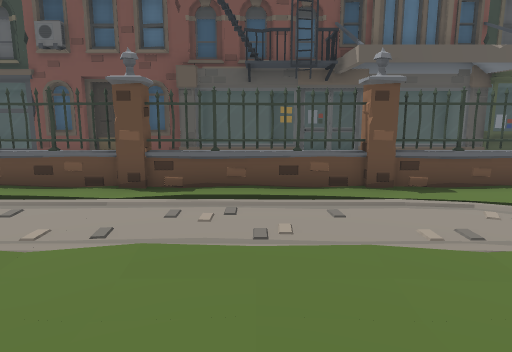
[1] (above)

22 first-person views from a walk through a scene from a Unity 3-D project. The camera is 1.5 m above the floor, tilts 10° down and sees 70° across. The floor is counted in squares, 1 m on a side. Each view is taken from the middle of a square. On the plan, view 1 faces up. The plan holds only what a view shows up to about 16 squares ahead; the rest is blank. The place goes on beyond the plan. The player character is not drawn.

[2]
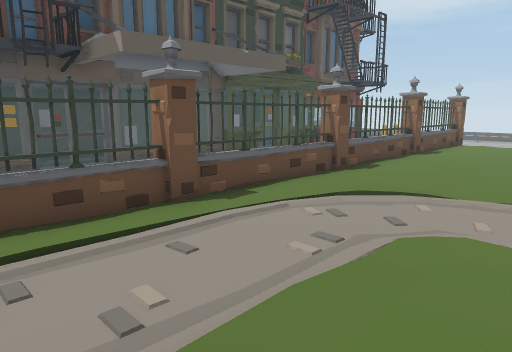

[3]
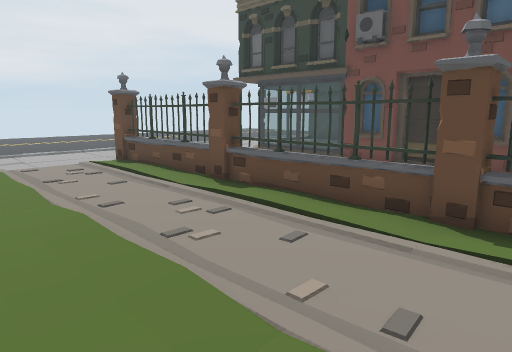

[4]
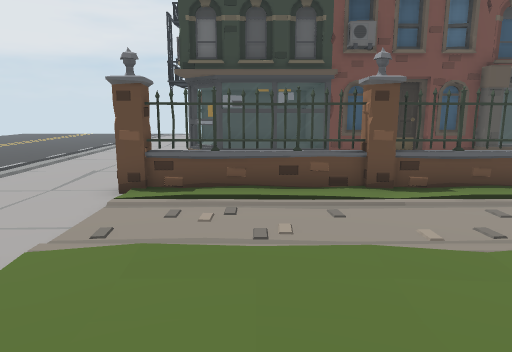

[5]
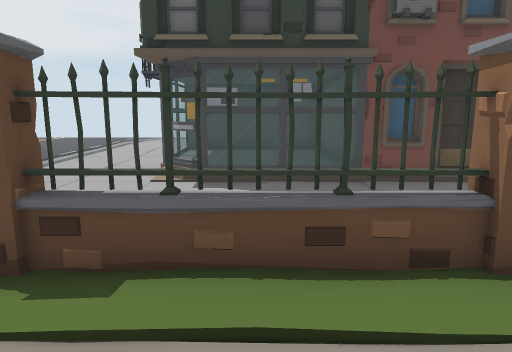

[6]
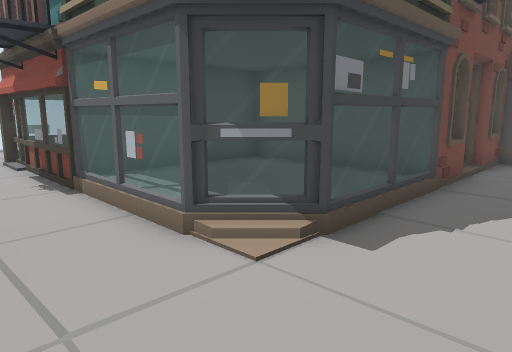

[7]
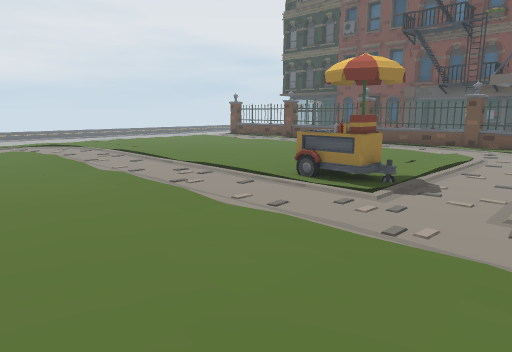

[8]
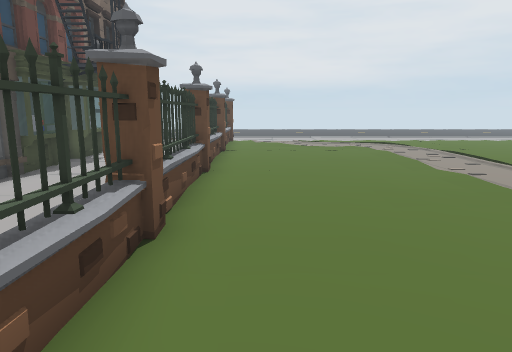

[9]
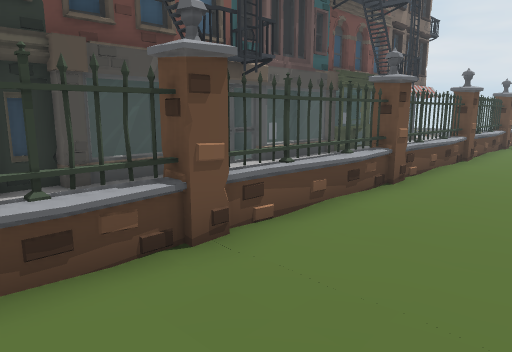

[10]
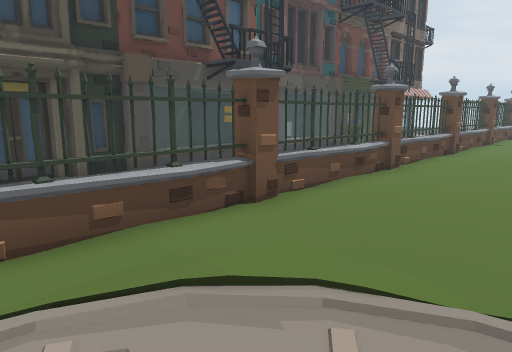

[11]
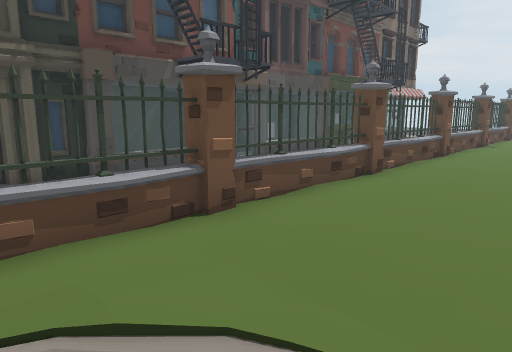

[12]
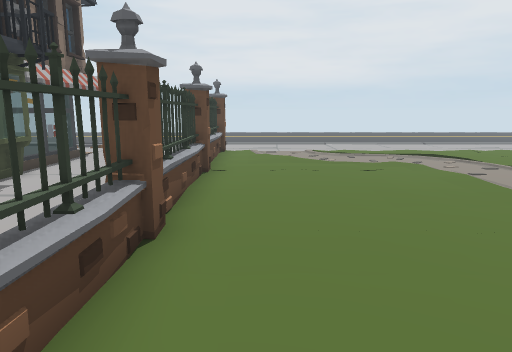

[13]
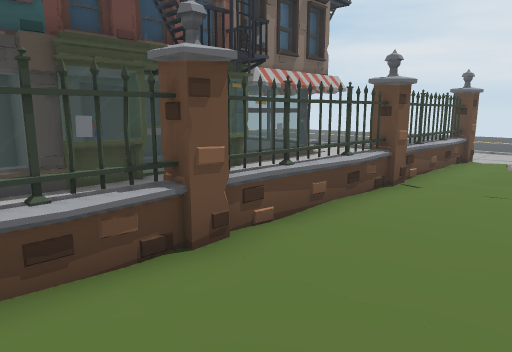

[14]
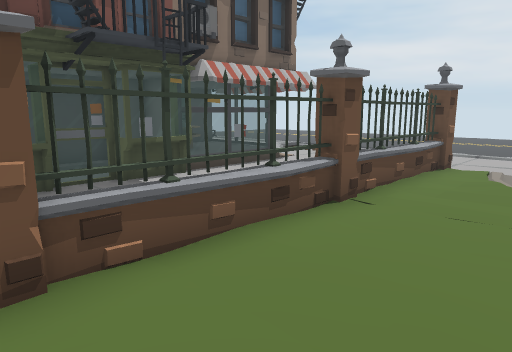

[15]
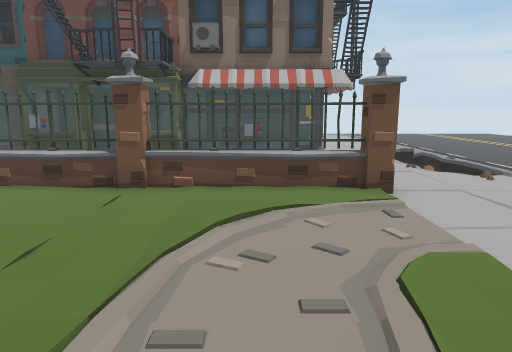

[16]
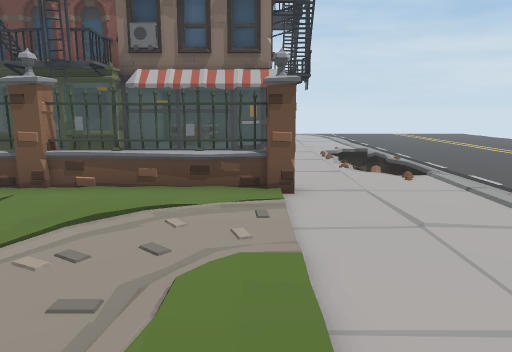

[17]
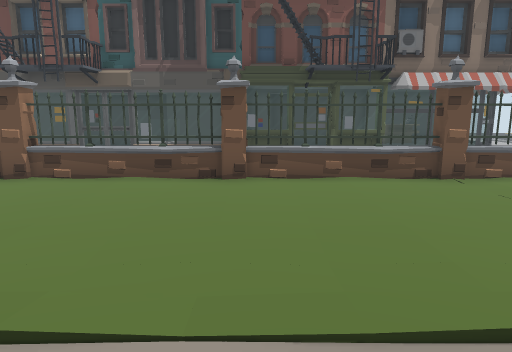

[18]
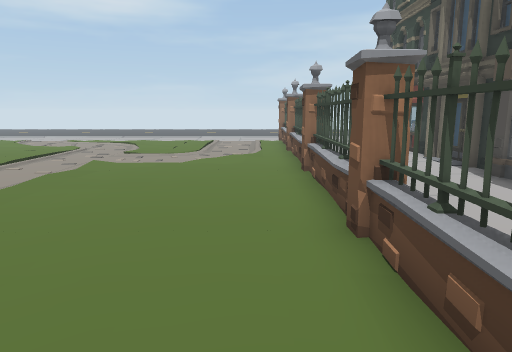

[19]
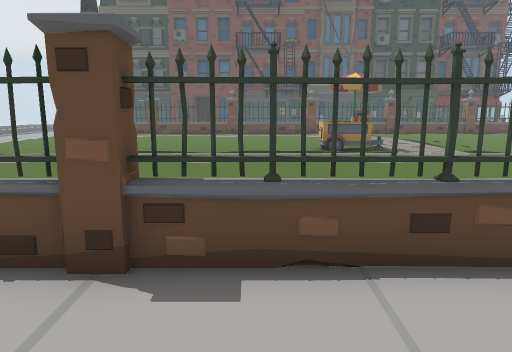

[20]
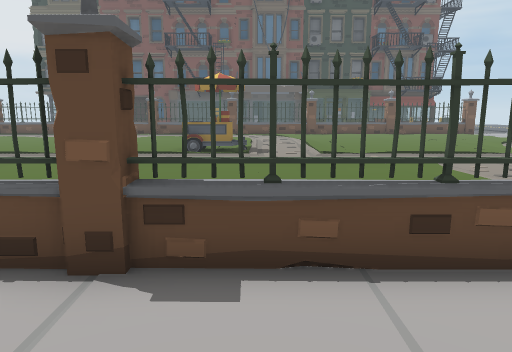

[21]
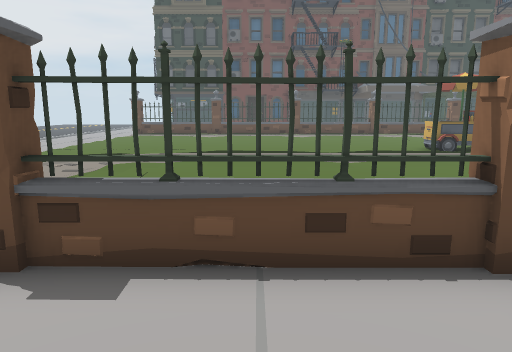

[22]
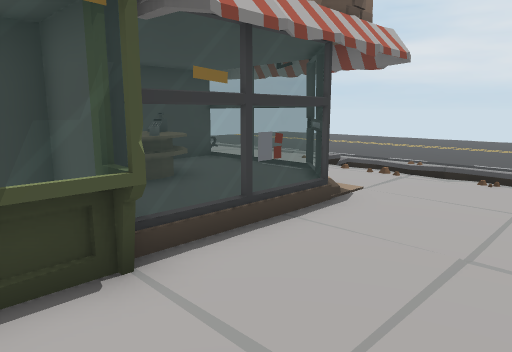

### Floor plan
Key: @ floor where view 1 was taken; # wall or solid block; . main floor; : floor 0.25 m higher than the main floor; - floor 0.25 m lower than the main floor; _ floor 0.5 m lower than the main floor; < floor 0.75 m lower than the main floor; / step, stairs or slope; = window, fence, low wall or low ledge; v drop or lower ground; F fence; E desk; O other object.
Columns run from 17 left of view 1 to 12 right of it. Each row starts with its distance up from view 1.
 19     -=
 18     -=#
 17      =####
 16      =:::O
 15      =:::O        ####
 14      =:::O     ####.. ### OO
 13      /====OOOOO#= =#= ==# OOO
 12       --.-      --.= =--#OO OO
 11
 10   -
  9
  8     F#---##---## --##- -##   F
  7      .....F....F....F....F.O..
  6      ....................
  5      ./..............//..
  4      ////................
  3      ....................
  2                 .  ../.
  1                     .//
  0        .         @  .///.
 -1                     .....
 -2                    OO....
 -3      ..............OO.........
 -4      .........................
 -5      ../......................
 -6      ../......................
 -7      .........................
 -8      .....               .....
 -9      ../..     . .       .....
-10      ../..              ...//.
-11      .....     .   .    ......
-12     F#..=##..O##..O##..O#F...F
-13 /--.-     F----F--.-F----F--.
-14 /=---      -
-15 / -.-
-16 / <.-       -   -    .
-17 / v-- ----OO OOO---  =--O O O
-18 #/v.-/====OOOOO#=====.==#OOOOO
-19 =_<--=:::OOOOOO####  ####
-20   <. = EEO       #####

Positions as (right, up) in squares from view 1, and headings:
1: (0, 0), facing up
2: (-1, 2), facing up-right
3: (-1, 2), facing up-left
4: (-10, 0), facing up
5: (-10, 4), facing up
6: (-15, 10), facing up-right
7: (7, -10), facing up-left
8: (7, -11), facing left
9: (10, -9), facing down-left
10: (12, -8), facing down-left
11: (11, -8), facing down-left
12: (2, -11), facing left
13: (0, -9), facing down-left
14: (-2, -9), facing down-left
15: (-10, -5), facing down
16: (-12, -5), facing down
17: (-3, -4), facing down
18: (-2, -11), facing right
19: (-1, -16), facing up
20: (4, -16), facing up
21: (-5, -16), facing up
22: (-6, -14), facing down-left
